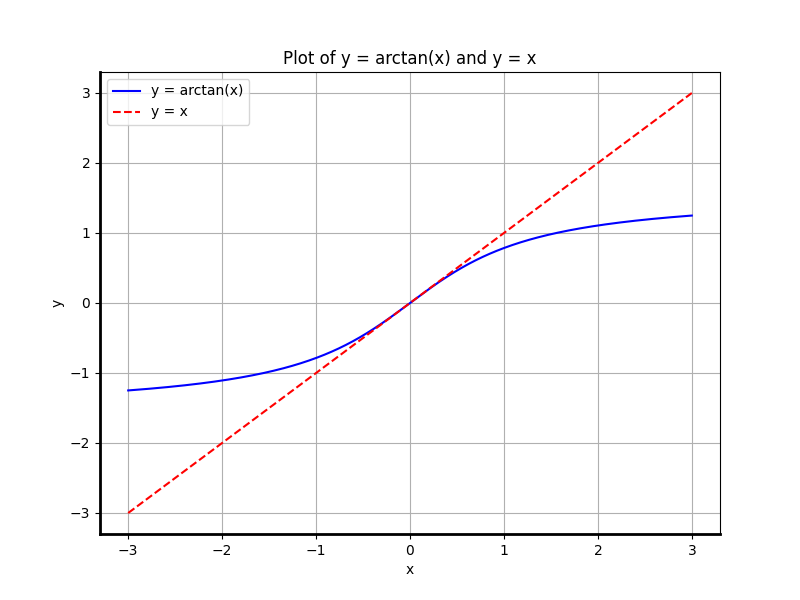

Reproduce this figure in Python.
import numpy as np
import matplotlib.pyplot as plt

# 定义 x 的范围
x = np.linspace(-3, 3, 400)

# 计算 y 的值
y_arctan = np.arctan(x)
y_linear = x

# 绘制图形
plt.figure(figsize=(8, 6))
plt.plot(x, y_arctan, label='y = arctan(x)', color='blue')
plt.plot(x, y_linear, label='y = x', color='red', linestyle='--')
plt.xlabel('x')
plt.ylabel('y')
plt.title('Plot of y = arctan(x) and y = x')

# 获取当前坐标轴
ax = plt.gca()

# 设置 x 轴和 y 轴的线条粗细
ax.spines['bottom'].set_linewidth(2)
ax.spines['left'].set_linewidth(2)

plt.legend()
plt.grid(True)  # 如果需要网格线，可以保留这行
plt.savefig('arctanx&x.png')
plt.show()
